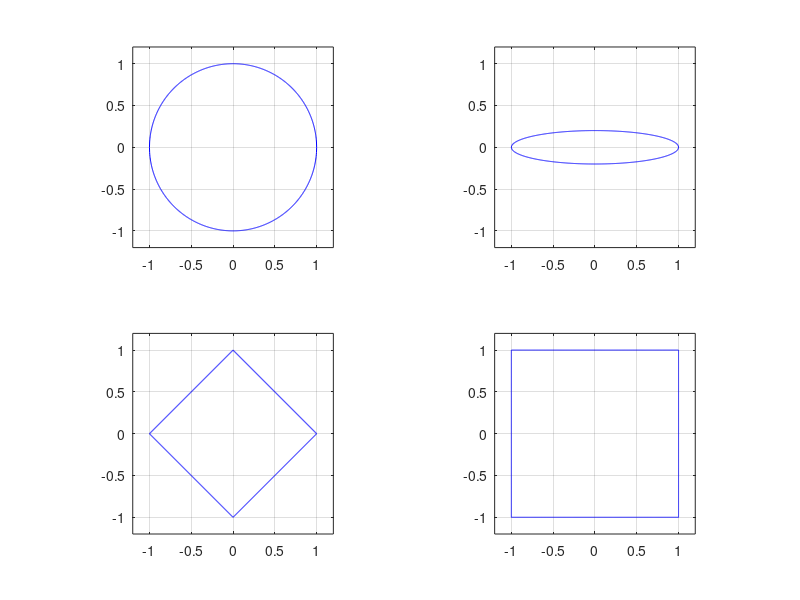
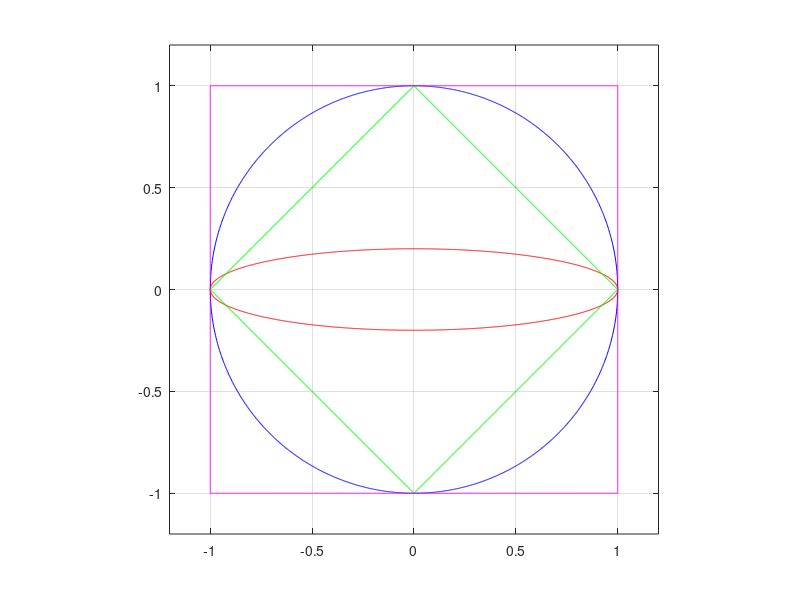

These charts were generated, in order, by the following MATLAB code:
% Created by: Anthony le
% Last updated: 04-30-2018

% ME 533 - Homework 2
%% Problem 1
clear;
close all;

% (i)
% ||x||^2 = 1
% 2-norm
x_1 = linspace(-1, 1, 1000);
x_2 = sqrt(1 - x_1.^2);

figure(1);
subplot(2, 2, 1);
plot(x_1, x_2, 'b');
hold on;
plot(x_1, -x_2, 'b');
xlim([-1.2, 1.2]);
ylim([-1.2, 1.2]);
axis square
grid on;
hold off;

% (ii)
% ||x||^2 = 1
x_3 = sqrt(1 - x_1.^2) ./ 5;

subplot(2, 2, 2);
plot(x_1, x_3, 'b');
hold on;
plot(x_1, -x_3, 'b');
xlim([-1.2, 1.2]);
ylim([-1.2, 1.2]);
axis square
grid on;
hold off;

% (iii)
% ||x|| = 1
% 1-norm
x_4 = abs(1 - abs(x_1));

subplot(2, 2, 3);
plot(x_1, x_4, 'b');
hold on;
plot(x_1, -x_4, 'b');
xlim([-1.2, 1.2]);
ylim([-1.2, 1.2]);
axis square
grid on;
hold off;

% (iv)
% ||x|| = 1
% inf-norm
x_5 = ones(1000, 1);

subplot(2, 2, 4);
plot(x_1, x_5, 'b');
hold on;
plot(x_1, -x_5, 'b');
plot(x_5, x_1, 'b');
plot(-x_5, x_1, 'b');
xlim([-1.2, 1.2]);
ylim([-1.2, 1.2]);
axis square
grid on;
hold off;

figure(2);
plot(x_1, x_2, 'b');
hold on;
plot(x_1, -x_2, 'b');
plot(x_1, x_3, 'r');
plot(x_1, -x_3, 'r');
plot(x_1, x_4, 'g');
plot(x_1, -x_4, 'g');
plot(x_1, x_5, 'm');
plot(x_1, -x_5, 'm');
plot(x_5, x_1, 'm');
plot(-x_5, x_1, 'm');
xlim([-1.2, 1.2]);
ylim([-1.2, 1.2]);
axis square
grid on;
hold off;